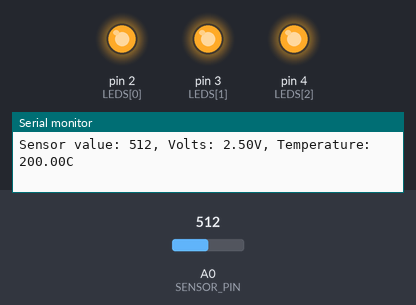
Recording of a sketch running on a simulated Arduino Uno, built with avr-gcc and run on an emulated ATmega328P. Shown: output pins drawn as LEDs (lit = HIGH), the last lines printed to the serial monitor. The inputs (shaded band) are chosen by the test bench; at power-on: A0 (SENSOR_PIN) = 512.

Above: at 1.2 s.
1.3 s: A0 (SENSOR_PIN) set to 176
4.3 s: A0 (SENSOR_PIN) set to 165
At 5.5 s:
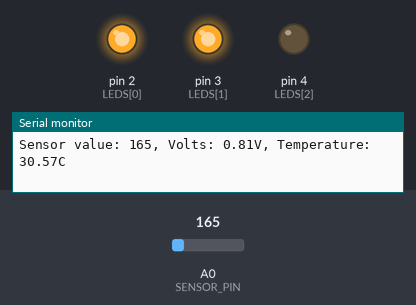
5.8 s: A0 (SENSOR_PIN) set to 122
At 7.3 s:
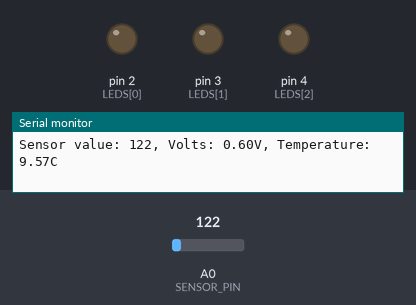
Timing chart, 0 to 8.8 s (numbered marks = the images above; inputs shaded):
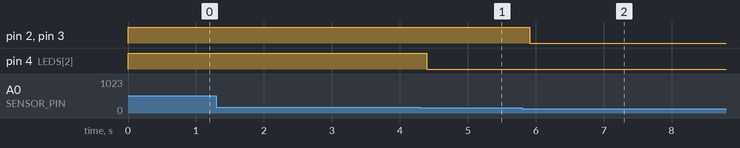

Measured:
- the behaviour switches between 166 and 165 on A0 (SENSOR_PIN) (found by bisection; images 0 and 1)
- after the input at 4.3 s, pin 4 (LEDS[2]): HIGH → LOW after 0.09 s
- after the input at 5.8 s, pin 2 (LEDS[0]), pin 3 (LEDS[1]): HIGH → LOW after 0.11 s

The sketch:

main.ino
```cpp
#include <Arduino.h>

const int BAUD_RATE = 9600;

const int SENSOR_PIN = A0;

const float BASELINE_TEMP = 25.0;
const float VOLTAGE_IN = 5.0;

const int LEDS[] = {2, 3, 4};
const int LEDS_LEN = sizeof(LEDS) / sizeof(LEDS[0]);

void setup() {
  Serial.begin(BAUD_RATE);

  for (int n = 0; n < LEDS_LEN; n++) {
    pinMode(LEDS[n], OUTPUT);
    digitalWrite(LEDS[n], LOW);
  }
}

void loop() {
  int sensorVal = analogRead(SENSOR_PIN);
  float volts = (sensorVal / 1024.0) * VOLTAGE_IN;
  float temp = (volts - 0.5) * 100;

  Serial.print("Sensor value: ");
  Serial.print(sensorVal);
  Serial.print(", Volts: ");
  Serial.print(volts);
  Serial.print("V, Temperature: ");
  Serial.print(temp);
  Serial.println("C");

  int level = (temp - BASELINE_TEMP) / 2;

  // HIGH == 1, LOW == 0
  for (int n = 0; n < LEDS_LEN; n++)
    digitalWrite(LEDS[n], n < level);

  delay(1);
}
```
